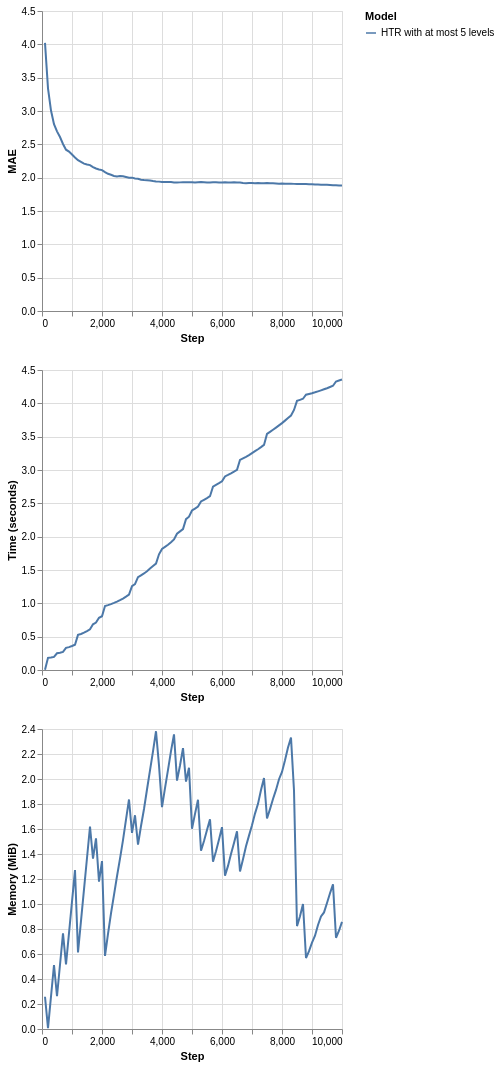

Notebook cell for this chart:
### Markdown cell above
Note that as soon the memory usage reaches the limit that we determined (at the memory check intervals), HTR starts managing its resource usage to reduce the size. As a consequence, the running time also decreases. For more accurate management, the intervals between memory checks should be decreased. This action, however, has costs since the tree stops the learning process to estimate its size and alter its own structure. Too frequent memory checks might end up result in a slow learning process. Besides, by using fewer resources, the predictive performance can be negatively impacted. So, use this tool with caution!

**But how that works at all?**

HTs monitor the incoming feature values to perform split attempts. To do so, they rely on a class of algorithms called *Attribute Observers* (AO) or *Splitters* (spoiler alert!). Each leaf node in an HT keeps one AO per incoming feature. After pre-determined intervals (`grace_period` parameter), leaves query their AOs for split candidates. Well, there are costs to monitor input features (mainly the numerical ones). In fact, AOs correspond to one of the most time and memory-consuming portions of the HTs. To manage memory usage, an HT firstly determines its least promising leaves, w.r.t. how likely they will be split. Then, these leaves' AOs are removed, and the tree nodes are said to be "deactivated." That's it! The deactivated leaves do not perform split attempts anymore, but they continue to be updated to provide responses. They will be kept as leaves as long as there are not available resources to enable tree growth. These leaves can be activated again (meaning that new AOs will be created for them) if there is available memory, so don't worry!

**Hint:** another indirect way to bound memory usage is to limit the tree depth. By default, the trees can grow until they get close to the maximum recursion limit enabled in the system, but the `max_depth` parameter can control this behavior.

### Code cell
plot_performance(
    synth.Friedman(seed=42).take(10_000),
    metrics.MAE(),
    {
        "HTR with at most 5 levels": (
            preprocessing.StandardScaler()
            | tree.HoeffdingTreeRegressor(
                splitter=tree.splitter.EBSTSplitter(),
                max_depth=5
            )
        )
    }
)

### Figure 1 — Vega-Lite specification as saved in the notebook (floating-point values rounded to 4 significant figures)
{"config": {"view": {"continuousWidth": 300, "continuousHeight": 300}}, "vconcat": [{"mark": {"type": "line"}, "encoding": {"color": {"field": "Model", "type": "nominal"}, "x": {"field": "Step", "type": "quantitative"}, "y": {"field": "Metric", "title": "MAE", "type": "quantitative"}}}, {"mark": {"type": "line"}, "encoding": {"color": {"field": "Model", "type": "nominal"}, "x": {"field": "Step", "type": "quantitative"}, "y": {"field": "Time", "title": "Time (seconds)", "type": "quantitative"}}}, {"mark": {"type": "line"}, "encoding": {"color": {"field": "Model", "type": "nominal"}, "x": {"field": "Step", "type": "quantitative"}, "y": {"field": "Memory", "title": "Memory (MiB)", "type": "quantitative"}}}], "data": {"name": "data-5d524e83d2549286f8339042f206d5df"}, "$schema": "https://vega.github.io/schema/vega-lite/v6.1.0.json", "datasets": {"data-5d524e83d2549286f8339042f206d5df": [{"Step": 100, "Metric": 4.023, "Time": 0.005333, "Memory": 0.2578, "Model": "HTR with at most 5 levels"}, {"Step": 200, "Metric": 3.34, "Time": 0.1826, "Memory": 0.006567, "Model": "HTR with at most 5 levels"}, {"Step": 300, "Metric": 3.007, "Time": 0.1874, "Memory": 0.2602, "Model": "HTR with at most 5 levels"}, {"Step": 400, "Metric": 2.803, "Time": 0.1963, "Memory": 0.512, "Model": "HTR with at most 5 levels"}, {"Step": 500, "Metric": 2.695, "Time": 0.251, "Memory": 0.2622, "Model": "HTR with at most 5 levels"}, {"Step": 600, "Metric": 2.61, "Time": 0.2596, "Memory": 0.514, "Model": "HTR with at most 5 levels"}, {"Step": 700, "Metric": 2.506, "Time": 0.2724, "Memory": 0.7657, "Model": "HTR with at most 5 levels"}, {"Step": 800, "Metric": 2.42, "Time": 0.3314, "Memory": 0.5159, "Model": "HTR with at most 5 levels"}, {"Step": 900, "Metric": 2.391, "Time": 0.3436, "Memory": 0.7677, "Model": "HTR with at most 5 levels"}, {"Step": 1000, "Metric": 2.346, "Time": 0.3598, "Memory": 1.019, "Model": "HTR with at most 5 levels"}, {"Step": 1100, "Metric": 2.303, "Time": 0.3799, "Memory": 1.271, "Model": "HTR with at most 5 levels"}, {"Step": 1200, "Metric": 2.262, "Time": 0.5267, "Memory": 0.6128, "Model": "HTR with at most 5 levels"}, {"Step": 1300, "Metric": 2.237, "Time": 0.541, "Memory": 0.8646, "Model": "HTR with at most 5 levels"}, {"Step": 1400, "Metric": 2.211, "Time": 0.5599, "Memory": 1.116, "Model": "HTR with at most 5 levels"}, {"Step": 1500, "Metric": 2.198, "Time": 0.5844, "Memory": 1.368, "Model": "HTR with at most 5 levels"}, {"Step": 1600, "Metric": 2.188, "Time": 0.6108, "Memory": 1.62, "Model": "HTR with at most 5 levels"}, {"Step": 1700, "Metric": 2.159, "Time": 0.6848, "Memory": 1.363, "Model": "HTR with at most 5 levels"}, {"Step": 1800, "Metric": 2.137, "Time": 0.7108, "Memory": 1.525, "Model": "HTR with at most 5 levels"}, {"Step": 1900, "Metric": 2.124, "Time": 0.7837, "Memory": 1.179, "Model": "HTR with at most 5 levels"}, {"Step": 2000, "Metric": 2.113, "Time": 0.8065, "Memory": 1.343, "Model": "HTR with at most 5 levels"}, {"Step": 2100, "Metric": 2.083, "Time": 0.9605, "Memory": 0.585, "Model": "HTR with at most 5 levels"}, {"Step": 2200, "Metric": 2.058, "Time": 0.9731, "Memory": 0.7612, "Model": "HTR with at most 5 levels"}, {"Step": 2300, "Metric": 2.043, "Time": 0.9885, "Memory": 0.9248, "Model": "HTR with at most 5 levels"}, {"Step": 2400, "Metric": 2.026, "Time": 1.006, "Memory": 1.073, "Model": "HTR with at most 5 levels"}, {"Step": 2500, "Metric": 2.018, "Time": 1.025, "Memory": 1.222, "Model": "HTR with at most 5 levels"}, {"Step": 2600, "Metric": 2.023, "Time": 1.047, "Memory": 1.363, "Model": "HTR with at most 5 levels"}, {"Step": 2700, "Metric": 2.02, "Time": 1.072, "Memory": 1.511, "Model": "HTR with at most 5 levels"}, {"Step": 2800, "Metric": 2.009, "Time": 1.1, "Memory": 1.675, "Model": "HTR with at most 5 levels"}, {"Step": 2900, "Metric": 1.999, "Time": 1.131, "Memory": 1.836, "Model": "HTR with at most 5 levels"}, {"Step": 3000, "Metric": 2.0, "Time": 1.259, "Memory": 1.569, "Model": "HTR with at most 5 levels"}, {"Step": 3100, "Metric": 1.987, "Time": 1.288, "Memory": 1.71, "Model": "HTR with at most 5 levels"}, {"Step": 3200, "Metric": 1.983, "Time": 1.392, "Memory": 1.476, "Model": "HTR with at most 5 levels"}, {"Step": 3300, "Metric": 1.969, "Time": 1.42, "Memory": 1.624, "Model": "HTR with at most 5 levels"}, {"Step": 3400, "Metric": 1.965, "Time": 1.448, "Memory": 1.76, "Model": "HTR with at most 5 levels"}, {"Step": 3500, "Metric": 1.961, "Time": 1.482, "Memory": 1.916, "Model": "HTR with at most 5 levels"}, {"Step": 3600, "Metric": 1.957, "Time": 1.522, "Memory": 2.07, "Model": "HTR with at most 5 levels"}, {"Step": 3700, "Metric": 1.949, "Time": 1.559, "Memory": 2.221, "Model": "HTR with at most 5 levels"}, {"Step": 3800, "Metric": 1.944, "Time": 1.595, "Memory": 2.382, "Model": "HTR with at most 5 levels"}, {"Step": 3900, "Metric": 1.941, "Time": 1.736, "Memory": 2.108, "Model": "HTR with at most 5 levels"}, {"Step": 4000, "Metric": 1.935, "Time": 1.816, "Memory": 1.775, "Model": "HTR with at most 5 levels"}, {"Step": 4100, "Metric": 1.934, "Time": 1.846, "Memory": 1.927, "Model": "HTR with at most 5 levels"}, {"Step": 4200, "Metric": 1.934, "Time": 1.878, "Memory": 2.073, "Model": "HTR with at most 5 levels"}, {"Step": 4300, "Metric": 1.934, "Time": 1.917, "Memory": 2.224, "Model": "HTR with at most 5 levels"}, {"Step": 4400, "Metric": 1.929, "Time": 1.959, "Memory": 2.357, "Model": "HTR with at most 5 levels"}, {"Step": 4500, "Metric": 1.927, "Time": 2.044, "Memory": 1.987, "Model": "HTR with at most 5 levels"}, {"Step": 4600, "Metric": 1.929, "Time": 2.079, "Memory": 2.108, "Model": "HTR with at most 5 levels"}, {"Step": 4700, "Metric": 1.931, "Time": 2.114, "Memory": 2.247, "Model": "HTR with at most 5 levels"}, {"Step": 4800, "Metric": 1.933, "Time": 2.263, "Memory": 1.979, "Model": "HTR with at most 5 levels"}, {"Step": 4900, "Metric": 1.93, "Time": 2.3, "Memory": 2.09, "Model": "HTR with at most 5 levels"}, {"Step": 5000, "Metric": 1.933, "Time": 2.392, "Memory": 1.602, "Model": "HTR with at most 5 levels"}, {"Step": 5100, "Metric": 1.928, "Time": 2.422, "Memory": 1.721, "Model": "HTR with at most 5 levels"}, {"Step": 5200, "Metric": 1.932, "Time": 2.452, "Memory": 1.834, "Model": "HTR with at most 5 levels"}, {"Step": 5300, "Metric": 1.934, "Time": 2.528, "Memory": 1.426, "Model": "HTR with at most 5 levels"}, {"Step": 5400, "Metric": 1.933, "Time": 2.553, "Memory": 1.504, "Model": "HTR with at most 5 levels"}, {"Step": 5500, "Metric": 1.928, "Time": 2.579, "Memory": 1.593, "Model": "HTR with at most 5 levels"}, {"Step": 5600, "Metric": 1.929, "Time": 2.607, "Memory": 1.678, "Model": "HTR with at most 5 levels"}, {"Step": 5700, "Metric": 1.931, "Time": 2.75, "Memory": 1.338, "Model": "HTR with at most 5 levels"}, {"Step": 5800, "Metric": 1.932, "Time": 2.776, "Memory": 1.421, "Model": "HTR with at most 5 levels"}, {"Step": 5900, "Metric": 1.929, "Time": 2.802, "Memory": 1.517, "Model": "HTR with at most 5 levels"}, {"Step": 6000, "Metric": 1.928, "Time": 2.829, "Memory": 1.615, "Model": "HTR with at most 5 levels"}, {"Step": 6100, "Metric": 1.93, "Time": 2.903, "Memory": 1.226, "Model": "HTR with at most 5 levels"}, {"Step": 6200, "Metric": 1.928, "Time": 2.926, "Memory": 1.305, "Model": "HTR with at most 5 levels"}, {"Step": 6300, "Metric": 1.929, "Time": 2.95, "Memory": 1.4, "Model": "HTR with at most 5 levels"}, {"Step": 6400, "Metric": 1.93, "Time": 2.975, "Memory": 1.489, "Model": "HTR with at most 5 levels"}, {"Step": 6500, "Metric": 1.928, "Time": 3.003, "Memory": 1.582, "Model": "HTR with at most 5 levels"}, {"Step": 6600, "Metric": 1.926, "Time": 3.151, "Memory": 1.26, "Model": "HTR with at most 5 levels"}, {"Step": 6700, "Metric": 1.919, "Time": 3.174, "Memory": 1.358, "Model": "HTR with at most 5 levels"}, {"Step": 6800, "Metric": 1.917, "Time": 3.198, "Memory": 1.461, "Model": "HTR with at most 5 levels"}, {"Step": 6900, "Metric": 1.919, "Time": 3.223, "Memory": 1.547, "Model": "HTR with at most 5 levels"}, {"Step": 7000, "Metric": 1.918, "Time": 3.253, "Memory": 1.63, "Model": "HTR with at most 5 levels"}, {"Step": 7100, "Metric": 1.918, "Time": 3.282, "Memory": 1.723, "Model": "HTR with at most 5 levels"}, {"Step": 7200, "Metric": 1.919, "Time": 3.311, "Memory": 1.801, "Model": "HTR with at most 5 levels"}, {"Step": 7300, "Metric": 1.917, "Time": 3.343, "Memory": 1.912, "Model": "HTR with at most 5 levels"}, {"Step": 7400, "Metric": 1.917, "Time": 3.376, "Memory": 2.008, "Model": "HTR with at most 5 levels"}, {"Step": 7500, "Metric": 1.919, "Time": 3.541, "Memory": 1.684, "Model": "HTR with at most 5 levels"}, {"Step": 7600, "Metric": 1.917, "Time": 3.572, "Memory": 1.759, "Model": "HTR with at most 5 levels"}, {"Step": 7700, "Metric": 1.916, "Time": 3.604, "Memory": 1.84, "Model": "HTR with at most 5 levels"}, {"Step": 7800, "Metric": 1.914, "Time": 3.636, "Memory": 1.913, "Model": "HTR with at most 5 levels"}, {"Step": 7900, "Metric": 1.911, "Time": 3.67, "Memory": 1.998, "Model": "HTR with at most 5 levels"}, {"Step": 8000, "Metric": 1.911, "Time": 3.703, "Memory": 2.056, "Model": "HTR with at most 5 levels"}, {"Step": 8100, "Metric": 1.907, "Time": 3.74, "Memory": 2.149, "Model": "HTR with at most 5 levels"}, {"Step": 8200, "Metric": 1.907, "Time": 3.779, "Memory": 2.253, "Model": "HTR with at most 5 levels"}, {"Step": 8300, "Metric": 1.909, "Time": 3.818, "Memory": 2.331, "Model": "HTR with at most 5 levels"}, {"Step": 8400, "Metric": 1.907, "Time": 3.901, "Memory": 1.908, "Model": "HTR with at most 5 levels"}, {"Step": 8500, "Metric": 1.905, "Time": 4.037, "Memory": 0.8233, "Model": "HTR with at most 5 levels"}, {"Step": 8600, "Metric": 1.904, "Time": 4.052, "Memory": 0.9021, "Model": "HTR with at most 5 levels"}, {"Step": 8700, "Metric": 1.905, "Time": 4.069, "Memory": 1.0, "Model": "HTR with at most 5 levels"}, {"Step": 8800, "Metric": 1.904, "Time": 4.13, "Memory": 0.5676, "Model": "HTR with at most 5 levels"}, {"Step": 8900, "Metric": 1.903, "Time": 4.141, "Memory": 0.623, "Model": "HTR with at most 5 levels"}, {"Step": 9000, "Metric": 1.901, "Time": 4.152, "Memory": 0.6909, "Model": "HTR with at most 5 levels"}, {"Step": 9100, "Metric": 1.896, "Time": 4.165, "Memory": 0.7463, "Model": "HTR with at most 5 levels"}, {"Step": 9200, "Metric": 1.896, "Time": 4.179, "Memory": 0.8319, "Model": "HTR with at most 5 levels"}, {"Step": 9300, "Metric": 1.894, "Time": 4.195, "Memory": 0.8999, "Model": "HTR with at most 5 levels"}, {"Step": 9400, "Metric": 1.892, "Time": 4.211, "Memory": 0.9326, "Model": "HTR with at most 5 levels"}, {"Step": 9500, "Metric": 1.892, "Time": 4.227, "Memory": 1.008, "Model": "HTR with at most 5 levels"}, {"Step": 9600, "Metric": 1.89, "Time": 4.245, "Memory": 1.086, "Model": "HTR with at most 5 levels"}, {"Step": 9700, "Metric": 1.887, "Time": 4.264, "Memory": 1.157, "Model": "HTR with at most 5 levels"}, {"Step": 9800, "Metric": 1.885, "Time": 4.328, "Memory": 0.7299, "Model": "HTR with at most 5 levels"}, {"Step": 9900, "Metric": 1.882, "Time": 4.343, "Memory": 0.786, "Model": "HTR with at most 5 levels"}, {"Step": 10000, "Metric": 1.883, "Time": 4.358, "Memory": 0.8565, "Model": "HTR with at most 5 levels"}]}}
